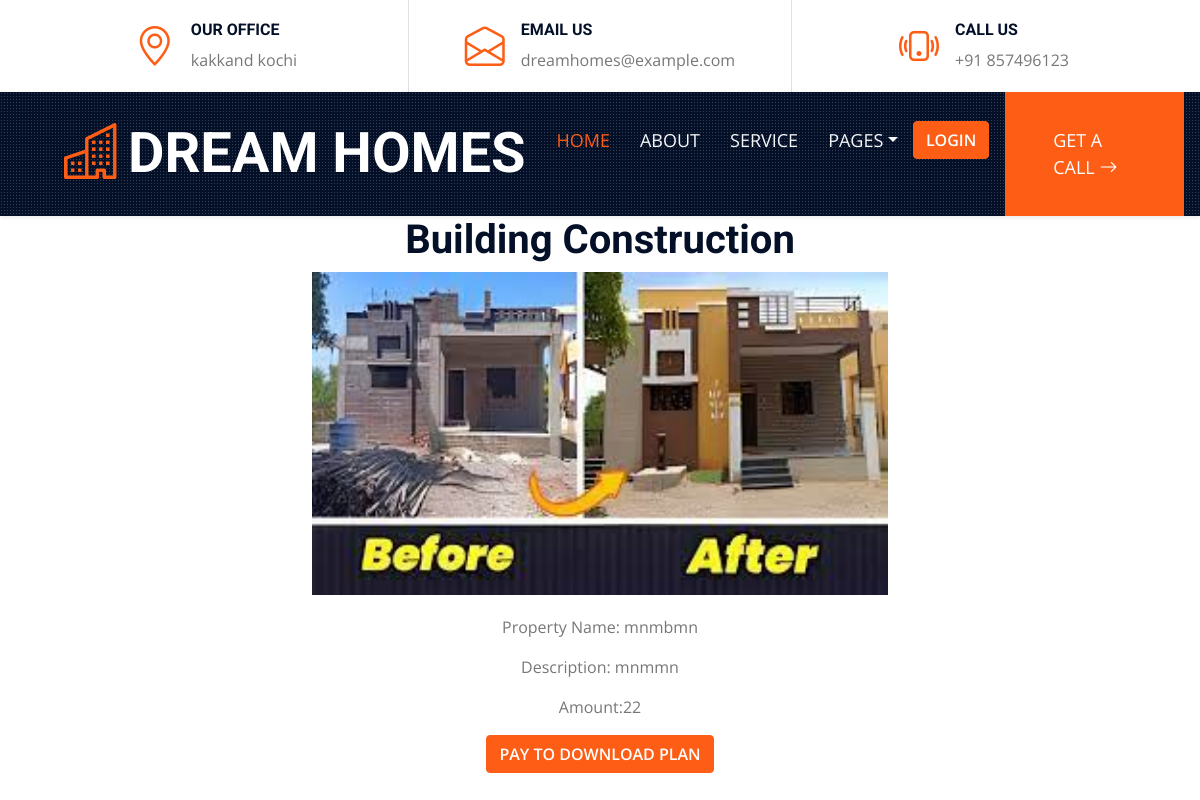
/main/bltcntsingle/9/, run on the app's committed database.
### Adminmodule/models.py (models this page shows, shortened)
class Property(models.Model):
    category = models.ForeignKey(Category, on_delete=models.CASCADE)
    name = models.CharField(max_length=100)
    description = models.TextField()
    price = models.CharField(max_length=100,null=True)
    sqft = models.PositiveIntegerField()
    floor = models.PositiveIntegerField()
    image = models.ImageField(upload_to='property_images/', null=True, blank=True)
    plan_image = models.ImageField(upload_to='plan_images/', null=True, blank=True)

### Usermodule/views.py (the view)
# urls.py: path('bltcntsingle/<int:property_id>/', views.bltcntsingle, name='bltcntsingle'),
def bltcntsingle(request, property_id):
    property = get_object_or_404(Property, pk=property_id)
    return render(request, "bldcnst_single.html", {'property': property})

### Usermodule/templates/bldcnst_single.html (shortened to what this page needs)
<!DOCTYPE html>
{% extends 'frontendindexpage.html' %}
{% block content %}
<html lang="en">
<head>
</head>
<body>
    <div class="container">
        <h1>Building Construction</h1>
        <img src="{{ property.image.url }}" alt="Image">
        <p>Property Name: {{ property.name }}</p>
        <p>Description: {{ property.description }}</p>
        <p>Amount:{{property.price}}</p>
        {% if property.plan_image %}
            {% if user_has_paid %}
                <a href="{% url 'download_plan' property.id %}" class="download-link">Download Plan</a>
            {% else %}
                <button id="payBtn" class="btn btn-primary" data-property-id="{{ property.id }}">Pay to Download Plan</button>
            {% endif %}
        {% else %}
            <p>No plan available</p>
        {% endif %}
    </div>
</body>
</html>
{% endblock %}

### Usermodule/static/css/style.css (style rules this page uses)
:root { --primary: #FD5D14; --secondary: #FDBE33; --light: #F4F6F8; --dark: #040F28; }
.btn { position: relative; font-weight: 600; text-transform: uppercase; transition: .5s; }
.btn::after { position: absolute; content: ""; width: 0; height: 5px; bottom: -1px; left: 50%; background: var(--primary); transition: .5s; }
.btn.btn-primary::after { background: var(--dark); }
.btn-primary { color: #FFFFFF; }

### Usermodule/templates/bldcnst_single.html (style rules this page uses)
.container { width: 50%; margin: auto; text-align: center; }
img { width: 100%; height: auto; margin-bottom: 20px; }

### data on the page
Property: image (picture), name "mnmbmn", description "mnmmn", price "22"
